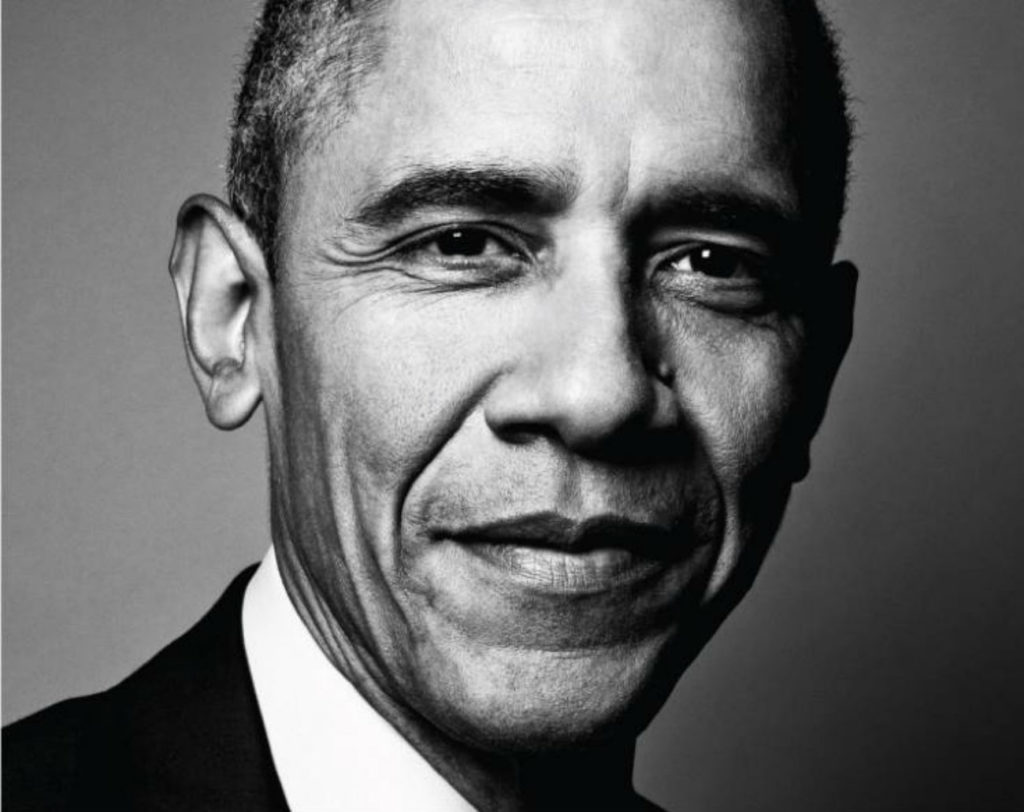
#> input picture NoiseShader/images/obama.jpg, 1024 x 812 px
$ python plot_segmentations.py
#> lines starting #> are read from the running program, lines starting #| are printed output that depends on the picture
"""
====================================================
Comparison of segmentation and superpixel algorithms
====================================================

This example compares four popular low-level image segmentation methods.  As
it is difficult to obtain good segmentations, and the definition of "good"
often depends on the application, these methods are usually used for obtaining
an oversegmentation, also known as superpixels. These superpixels then serve as
a basis for more sophisticated algorithms such as conditional random fields
(CRF).


Felzenszwalb's efficient graph based segmentation
-------------------------------------------------
This fast 2D image segmentation algorithm, proposed in [1]_ is popular in the
computer vision community.
The algorithm has a single ``scale`` parameter that influences the segment
size. The actual size and number of segments can vary greatly, depending on
local contrast.

.. [1] Efficient graph-based image segmentation, Felzenszwalb, P.F. and
       Huttenlocher, D.P.  International Journal of Computer Vision, 2004


Quickshift image segmentation
-----------------------------

Quickshift is a relatively recent 2D image segmentation algorithm, based on an
approximation of kernelized mean-shift. Therefore it belongs to the family of
local mode-seeking algorithms and is applied to the 5D space consisting of
color information and image location [2]_.

One of the benefits of quickshift is that it actually computes a
hierarchical segmentation on multiple scales simultaneously.

Quickshift has two main parameters: ``sigma`` controls the scale of the local
density approximation, ``max_dist`` selects a level in the hierarchical
segmentation that is produced. There is also a trade-off between distance in
color-space and distance in image-space, given by ``ratio``.

.. [2] Quick shift and kernel methods for mode seeking,
       Vedaldi, A. and Soatto, S.
       European Conference on Computer Vision, 2008


SLIC - K-Means based image segmentation
---------------------------------------

This algorithm simply performs K-means in the 5d space of color information and
image location and is therefore closely related to quickshift. As the
clustering method is simpler, it is very efficient. It is essential for this
algorithm to work in Lab color space to obtain good results.  The algorithm
quickly gained momentum and is now widely used. See [3]_ for details.  The
``compactness`` parameter trades off color-similarity and proximity, as in the
case of Quickshift, while ``n_segments`` chooses the number of centers for
kmeans.

.. [3] Radhakrishna Achanta, Appu Shaji, Kevin Smith, Aurelien Lucchi,
    Pascal Fua, and Sabine Suesstrunk, SLIC Superpixels Compared to
    State-of-the-art Superpixel Methods, TPAMI, May 2012.


Compact watershed segmentation of gradient images
-------------------------------------------------

Instead of taking a color image as input, watershed requires a grayscale
*gradient* image, where bright pixels denote a boundary between regions.
The algorithm views the image as a landscape, with bright pixels forming high
peaks. This landscape is then flooded from the given *markers*, until separate
flood basins meet at the peaks. Each distinct basin then forms a different
image segment. [4]_

As with SLIC, there is an additional *compactness* argument that makes it
harder for markers to flood faraway pixels. This makes the watershed regions
more regularly shaped. [5]_

.. [4] https://en.wikipedia.org/wiki/Watershed_%28image_processing%29

.. [5] Peer Neubert & Peter Protzel (2014). Compact Watershed and
       Preemptive SLIC: On Improving Trade-offs of Superpixel Segmentation
       Algorithms. ICPR 2014, pp 996-1001. :DOI:`10.1109/ICPR.2014.181`
       https://www.tu-chemnitz.de/etit/proaut/forschung/rsrc/cws_pSLIC_ICPR.pdf
"""

import matplotlib.pyplot as plt
import numpy as np
import os
from skimage import io
from skimage.color import rgb2gray
from skimage.filters import sobel
from skimage.segmentation import felzenszwalb, slic, quickshift, watershed
from skimage.segmentation import mark_boundaries
from skimage.util import img_as_float


script_dir = os.path.dirname(__file__)
rel_path = "images/obama.jpg"
file_path = os.path.join(script_dir, rel_path)

img = io.imread(file_path)
#> img is the input picture: shape (812, 1024, 3); mean R, G, B 104.7, 104.9, 105
#img = img_as_float(img()[::2, ::2])

segments_fz = felzenszwalb(img, scale=100, sigma=0.5, min_size=50)
#> segments_fz: shape (812, 1024) int64; 1269 distinct labels, from 0 to 1268
segments_slic = slic(img, n_segments=250, compactness=10, sigma=1)
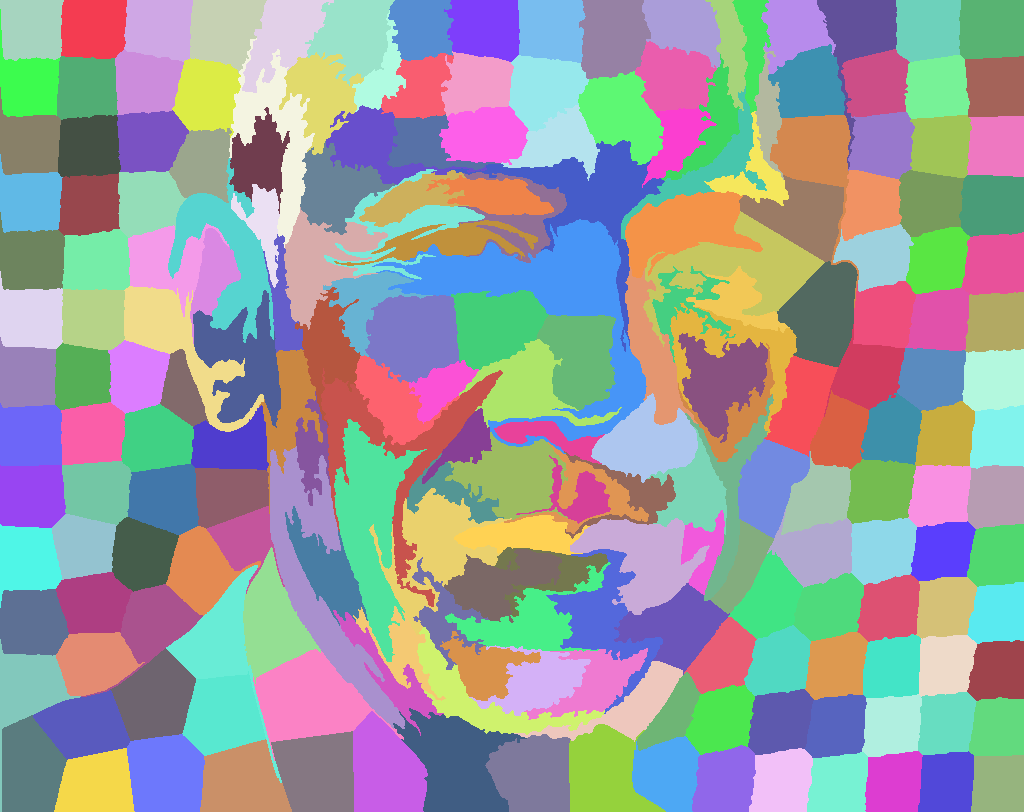
#> segments_slic: shape (812, 1024) int64; 214 distinct labels, from 1 to 214; one colour per label, 0 black
segments_quick = quickshift(img, kernel_size=3, max_dist=6, ratio=0.5)
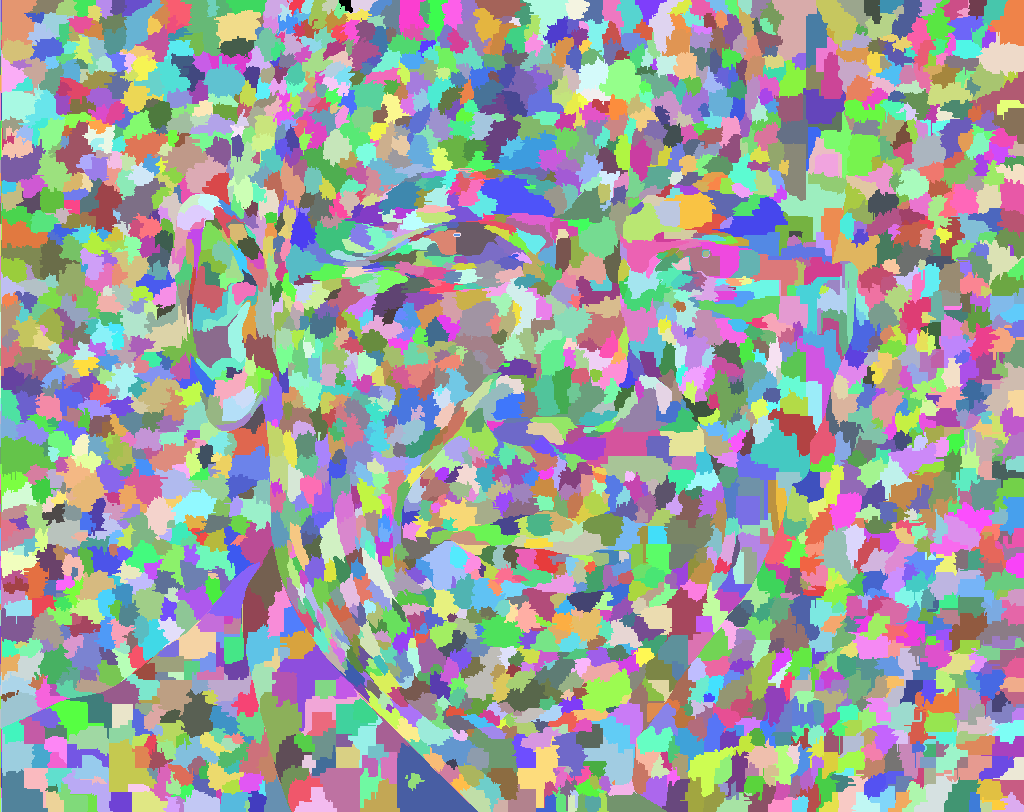
#> segments_quick: shape (812, 1024) int64; 2646 distinct labels, from 0 to 2645; one colour per label, 0 black
gradient = sobel(rgb2gray(img))
segments_watershed = watershed(gradient, markers=250, compactness=0.001)
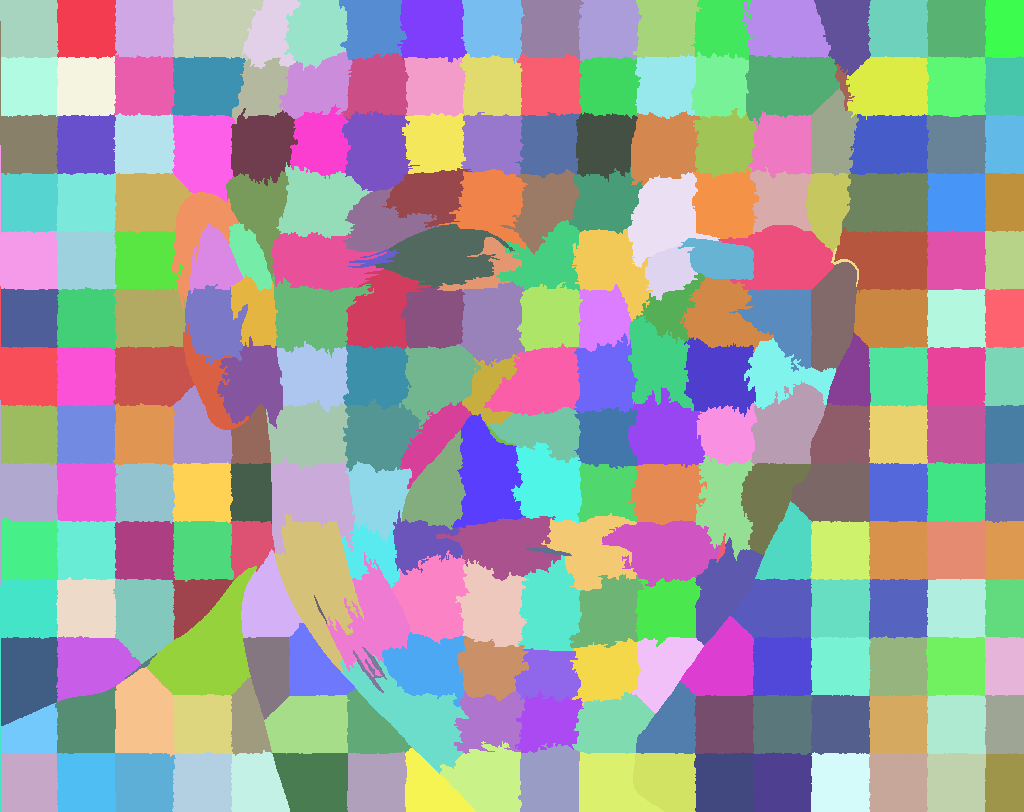
#> segments_watershed: shape (812, 1024) int64; 252 distinct labels, from 1 to 252; one colour per label, 0 black

print(f"Felzenszwalb number of segments: {len(np.unique(segments_fz))}")
#| Felzenszwalb number of segments: 1269
print(f"SLIC number of segments: {len(np.unique(segments_slic))}")
#| SLIC number of segments: 214
print(f"Quickshift number of segments: {len(np.unique(segments_quick))}")
#| Quickshift number of segments: 2646

fig, ax = plt.subplots(2, 2, figsize=(10, 10), sharex=True, sharey=True)

ax[0, 0].imshow(mark_boundaries(img, segments_fz))
ax[0, 0].set_title("Felzenszwalbs's method")
ax[0, 1].imshow(mark_boundaries(img, segments_slic))
ax[0, 1].set_title('SLIC')
ax[1, 0].imshow(mark_boundaries(img, segments_quick))
ax[1, 0].set_title('Quickshift')
ax[1, 1].imshow(mark_boundaries(img, segments_watershed))
ax[1, 1].set_title('Compact watershed')

for a in ax.ravel():
    a.set_axis_off()

plt.tight_layout()
plt.show()
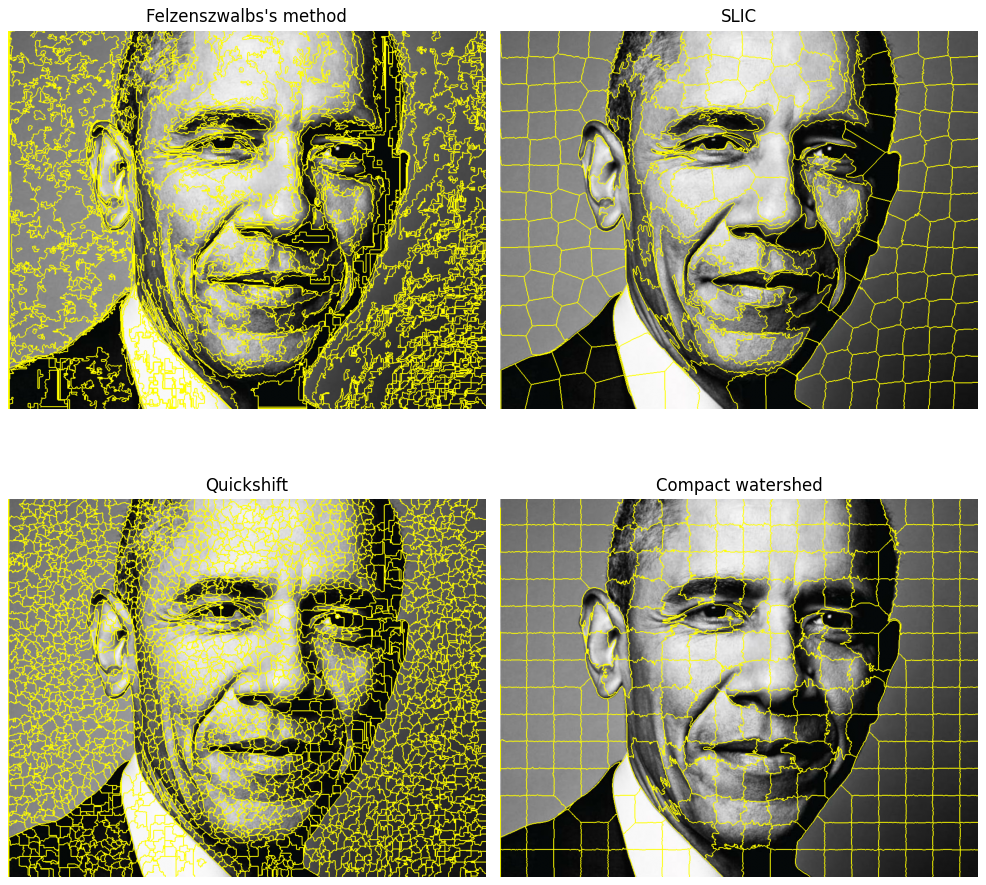
#> figure drawn by matplotlib, 4 panels

$ run again, with NoiseShader/images/dog2.jpg copied over NoiseShader/images/obama.jpg
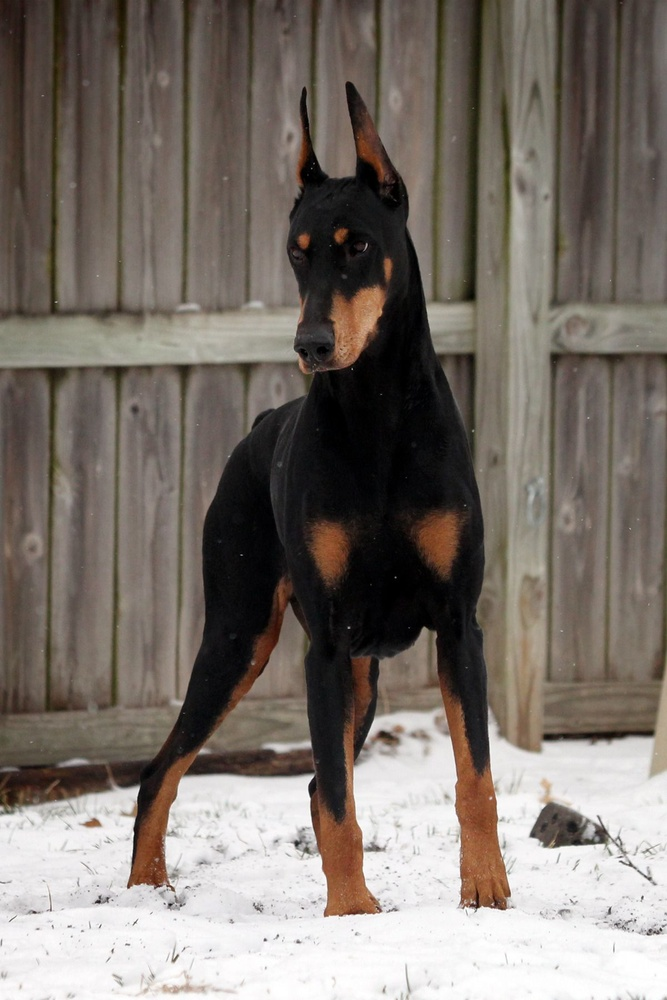
#> input picture NoiseShader/images/dog2.jpg, 667 x 1000 px, shrunk from 1200 x 1800 before the run
#> img is the input picture: shape (1000, 667, 3); mean R, G, B 122.4, 114.1, 106.9
#> segments_fz: shape (1000, 667) int64; 1005 distinct labels, from 0 to 1004
#> segments_slic: shape (1000, 667) int64; 209 distinct labels, from 1 to 209
#> segments_quick: shape (1000, 667) int64; 1957 distinct labels, from 0 to 1956
#> `segments_watershed = watershed(gradient, markers=250, compactness=0.001)`:
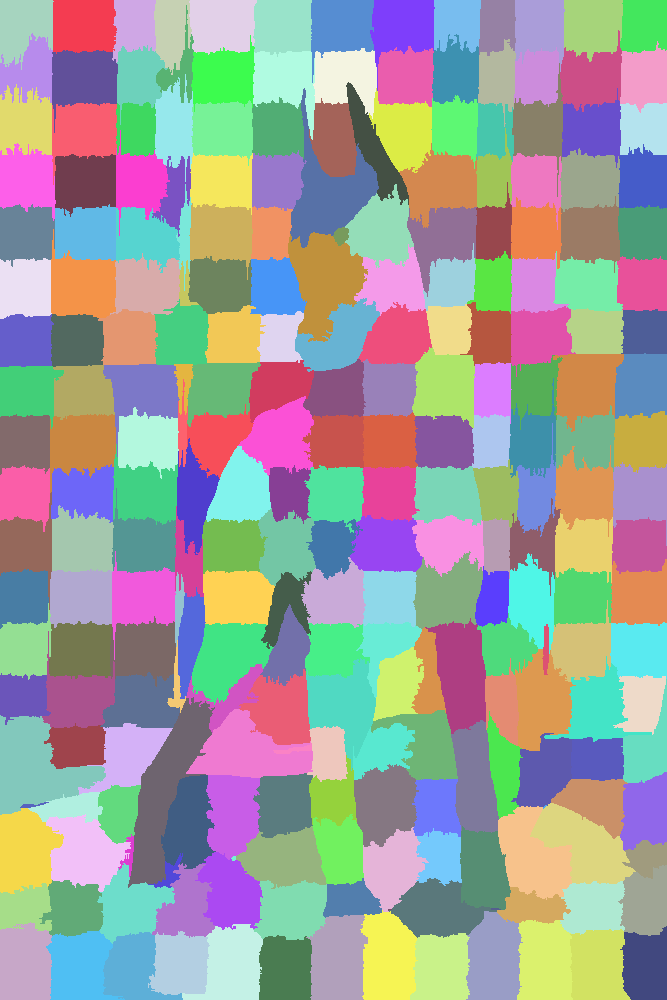
#> segments_watershed: shape (1000, 667) int64; 247 distinct labels, from 1 to 247; one colour per label, 0 black
#| Felzenszwalb number of segments: 1005
#| SLIC number of segments: 209
#| Quickshift number of segments: 1957
#> `plt.show()`:
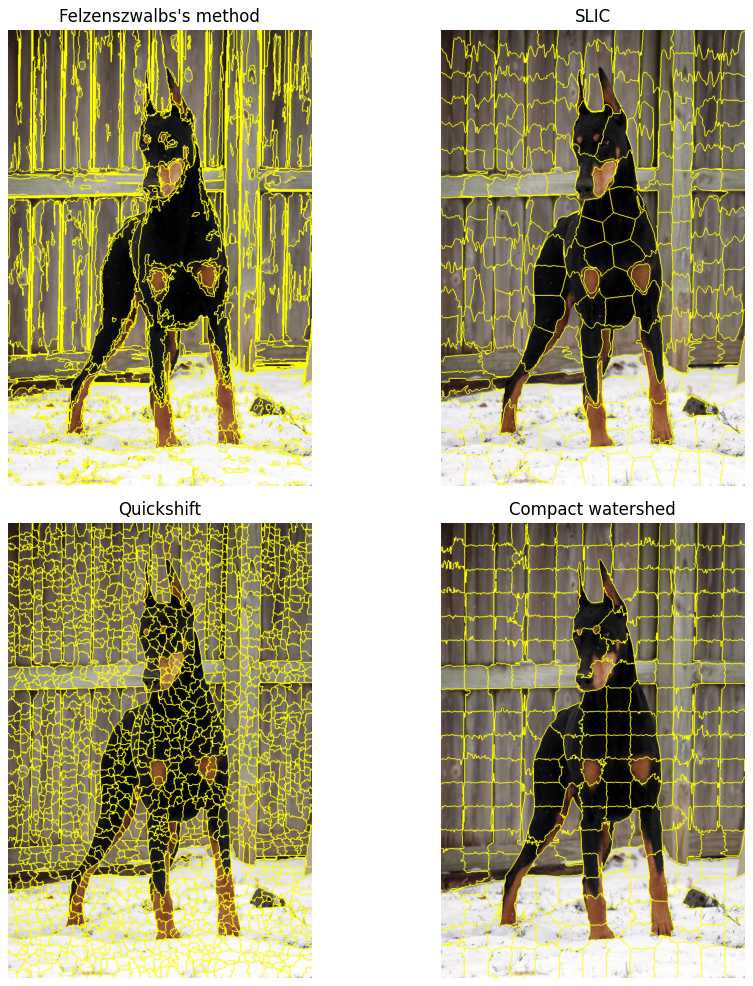
#> figure drawn by matplotlib, 4 panels
